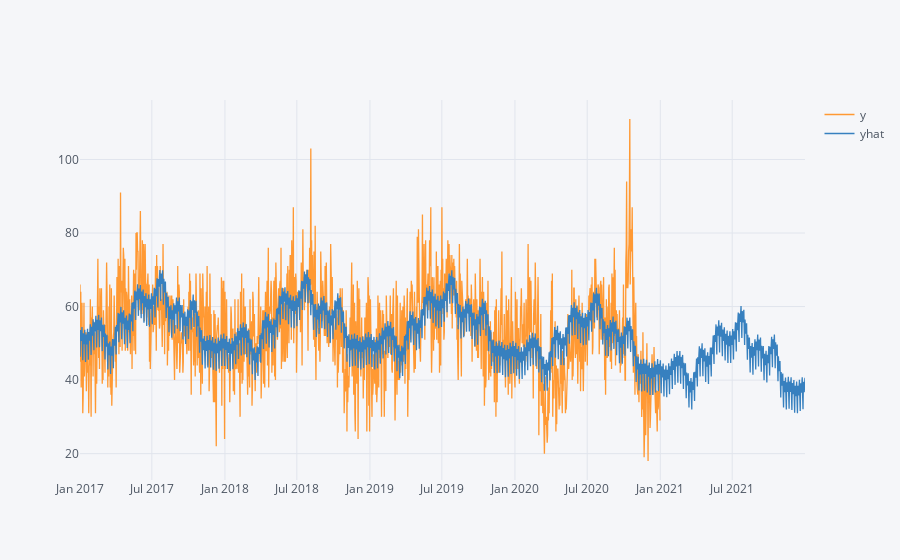

Notebook source saved alongside this figure:
### Code cell
graf4.iplot()

### Figure 1 — Plotly figure (JSON) as saved in the notebook; plotly's stock layout.template omitted (floating-point values rounded to 4 significant figures; data arrays with more than 128 entries replaced by an {"elided": "..."} marker saying what was removed)
{"data": [{"line": {"color": "rgba(255, 153, 51, 1.0)", "dash": "solid", "shape": "linear", "width": 1.3}, "mode": "lines", "name": "y", "text": "", "type": "scatter", "x": {"elided": "1826 str values"}, "y": {"elided": "1826 mixed values"}}, {"line": {"color": "rgba(55, 128, 191, 1.0)", "dash": "solid", "shape": "linear", "width": 1.3}, "mode": "lines", "name": "yhat", "text": "", "type": "scatter", "x": {"elided": "1826 str values"}, "y": {"elided": "1826 float values"}}], "layout": {"legend": {"bgcolor": "#F5F6F9", "font": {"color": "#4D5663"}}, "paper_bgcolor": "#F5F6F9", "plot_bgcolor": "#F5F6F9", "title": {"font": {"color": "#4D5663"}}, "xaxis": {"gridcolor": "#E1E5ED", "showgrid": true, "tickfont": {"color": "#4D5663"}, "title": {"font": {"color": "#4D5663"}, "text": ""}, "zerolinecolor": "#E1E5ED"}, "yaxis": {"gridcolor": "#E1E5ED", "showgrid": true, "tickfont": {"color": "#4D5663"}, "title": {"font": {"color": "#4D5663"}, "text": ""}, "zerolinecolor": "#E1E5ED"}}}
